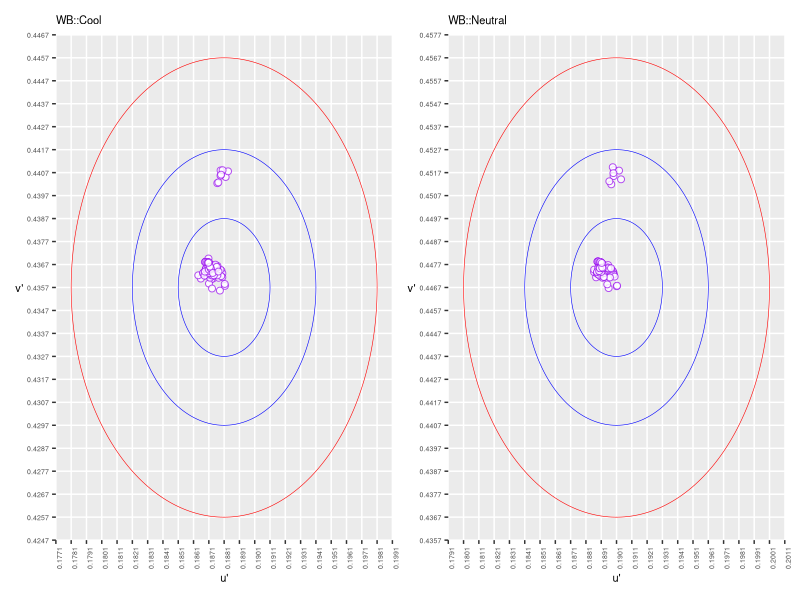
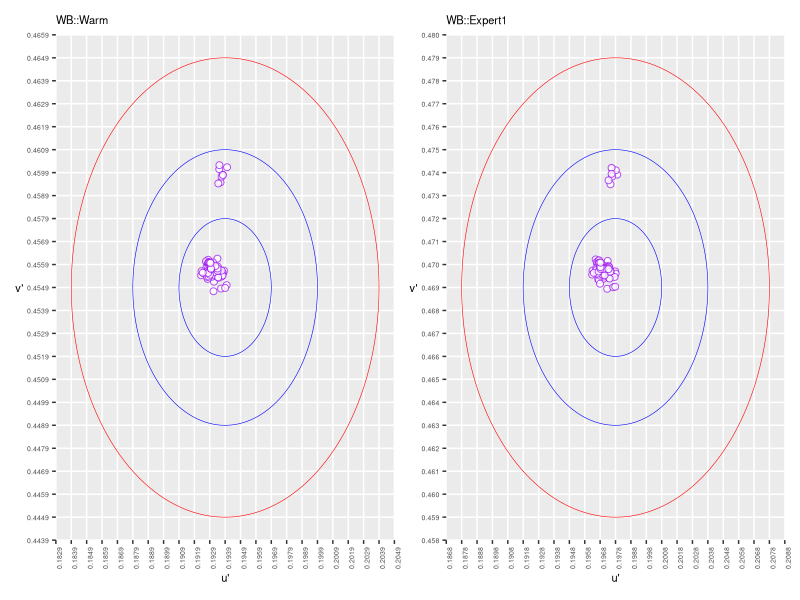
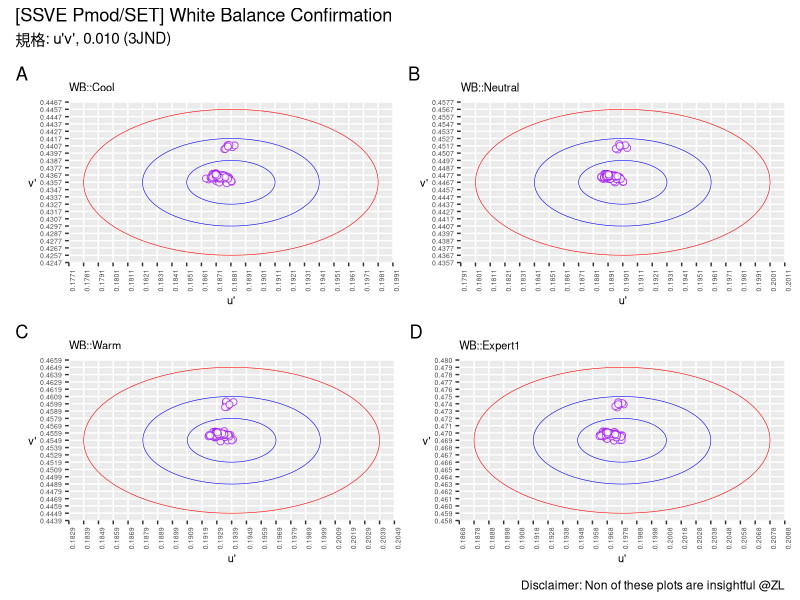
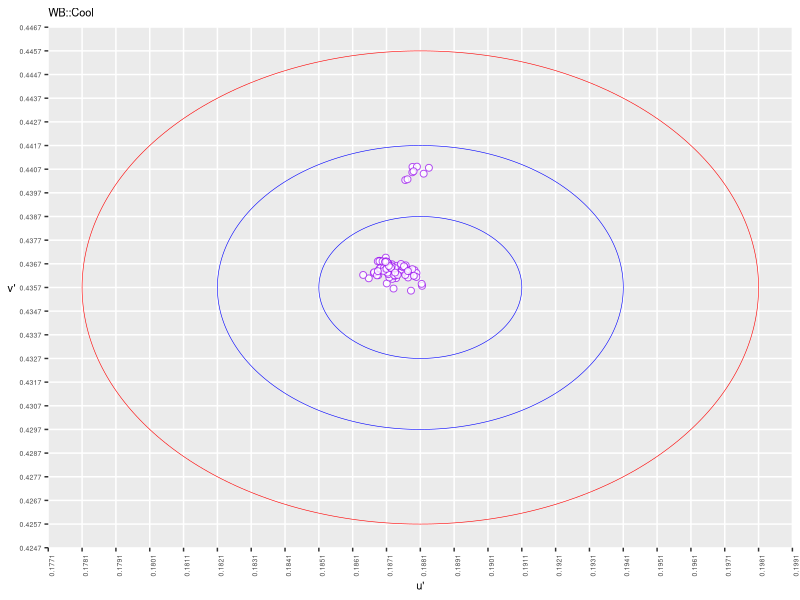
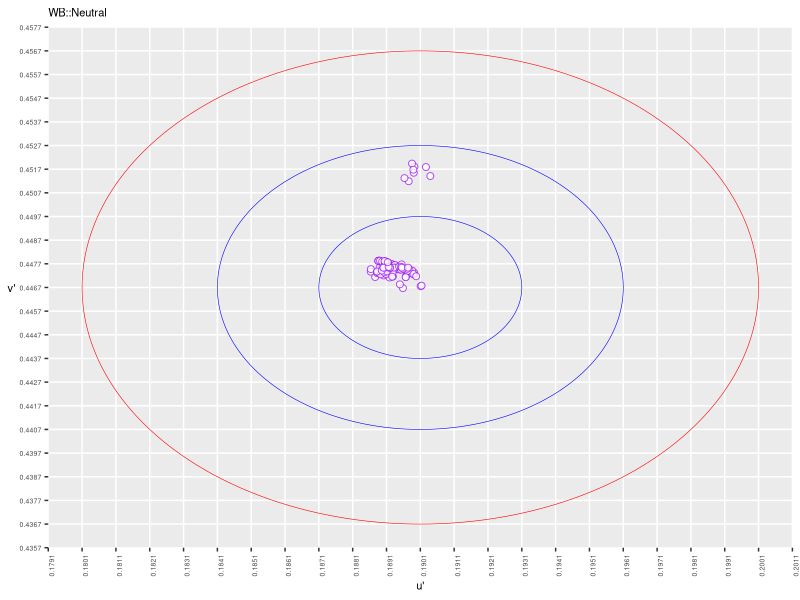
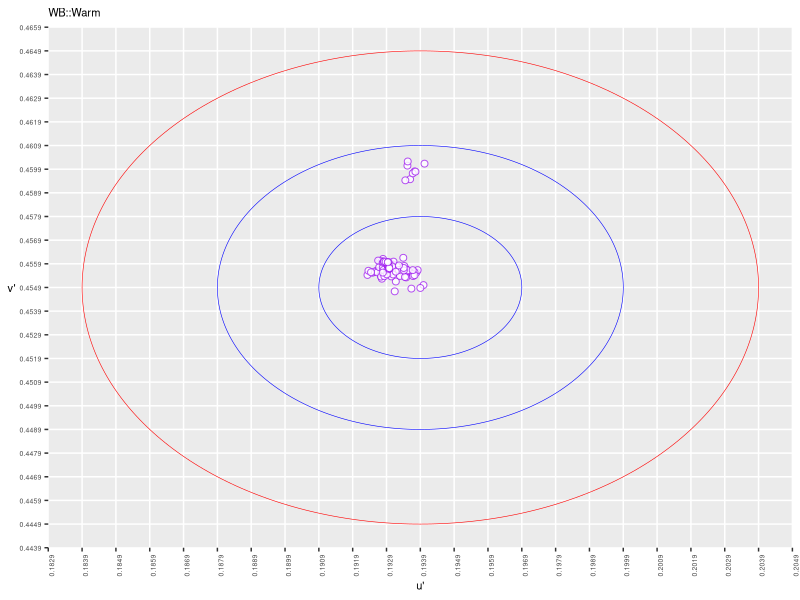
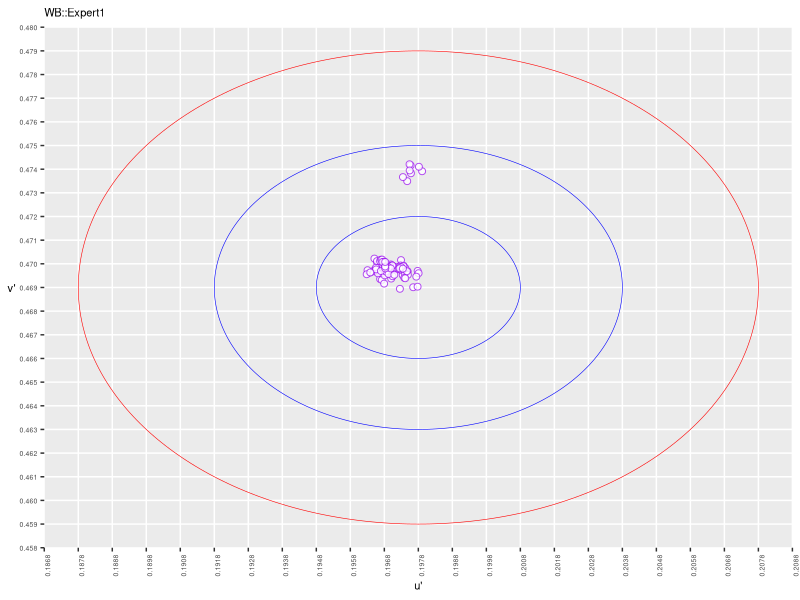
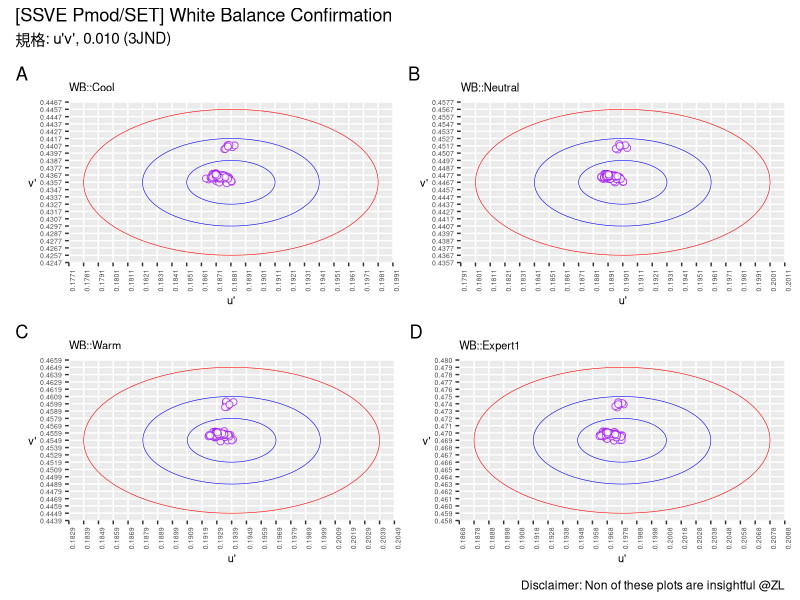

These figures' R source, in order:
### SSVE Pmod White Balance Trial 
### Effectiveness confirmation
### by ZL, 20211222

#require(reticulate)
require(ggplot2)
require(patchwork)
### create clean data
#reticulate::use_python('D:/DevEnv/WPy32-3741/python-3.7.4/python.exe')
#reticulate::install_miniconda()
#reticulate::py_run_file('main.py')

### premise
calc.du <- function(jnd, angle, du.target){
  return(jnd * cos(angle * pi / 180) + du.target)
}

calc.dv <- function(jnd, angle, dv.target){
  return(jnd * sin(angle * pi / 180) + dv.target)
}

jnd.ellips <- function(jnd, cTT.u, cTT.v){
  du <- c()
  dv <- c()
  for(i in 0:360){
    du <- c(du, calc.du(jnd, i, cTT.u))
    dv <- c(dv, calc.dv(jnd, i, cTT.v))
  }
  df <- data.frame(du, dv)
  colnames(df) <- c("du", "dv")
  return(df)
}

cool.jnd1 <- jnd.ellips(0.003, 0.1881, 0.4357)
cool.jnd2 <- jnd.ellips(0.006, 0.1881, 0.4357)
cool.jnd3 <- jnd.ellips(0.010, 0.1881, 0.4357)
cool.breaks.x <- seq(0.1771, 0.1991, 0.001)
cool.breaks.y <- seq(0.4247, 0.4467, 0.001)
cool.minor.x <- seq(0.1771, 0.1991, 0.0002)
cool.minor.y <- seq(0.4247, 0.4467, 0.0002)

neutral.jnd1 <- jnd.ellips(0.003, 0.1901, 0.4467)
neutral.jnd2 <- jnd.ellips(0.006, 0.1901, 0.4467)
neutral.jnd3 <- jnd.ellips(0.010, 0.1901, 0.4467)
neutral.breaks.x <- seq(0.1791, 0.2011, 0.001)
neutral.breaks.y <- seq(0.4357, 0.4577, 0.001)
neutral.minor.x <- seq(0.1791, 0.2011, 0.0002)
neutral.minor.y <- seq(0.4357, 0.4577, 0.0002)

warm.jnd1 <- jnd.ellips(0.003, 0.1939, 0.4549)
warm.jnd2 <- jnd.ellips(0.006, 0.1939, 0.4549)
warm.jnd3 <- jnd.ellips(0.010, 0.1939, 0.4549)
warm.breaks.x <- seq(0.1829, 0.2049, 0.001)
warm.breaks.y <- seq(0.4439, 0.4659, 0.001)
warm.minor.x <- seq(0.1829, 0.2049, 0.0002)
warm.minor.y <- seq(0.4439, 0.4659, 0.0002)

expert1.jnd1 <- jnd.ellips(0.003, 0.1978, 0.469)
expert1.jnd2 <- jnd.ellips(0.006, 0.1978, 0.469)
expert1.jnd3 <- jnd.ellips(0.010, 0.1978, 0.469)
expert1.breaks.x <- seq(0.1868, 0.2088, 0.001)
expert1.breaks.y <- seq(0.4580, 0.4800, 0.001)
expert1.minor.x <- seq(0.1868, 0.2088, 0.0002)
expert1.minor.y <- seq(0.4580, 0.4800, 0.0002)

### read white balance data
df.cool <- read.csv("./data/COOL.csv")
df.neutral <- read.csv("./data/NEUTRAL.csv")
df.warm <- read.csv("./data/WARM.csv")
df.expert1 <- read.csv("./data/EXPERT1.csv")
#View(df)

### plot
plot.wb <- function(df.temp, temp,
                    temp.breaks.x, temp.breaks.y,
                    temp.minor.x, temp.minor.y, 
                    temp.jnd1, temp.jnd2, temp.jnd3) {
  
  p <- ggplot(df.temp) +
    geom_point(aes(x=u,
                   y=v),
               colour="purple",
               shape=21,
               fill='white',
               stroke=.5,
               alpha=.8,
               size=2) +
  #  coord_cartesian(xlim=c(0.1771, 0.1991),
  #                  ylim=c(0.4247, 0.4467)) +
    scale_x_continuous(breaks = temp.breaks.x,
                       minor_breaks = temp.minor.x) +
    scale_y_continuous(breaks = temp.breaks.y,
                       minor_breaks = temp.minor.y) +
    labs(title=gsub(' ', '', paste('WB::', temp)),
         x="u\'",
         y="v\'") +
    theme(plot.title = element_text(size=8),
          #panel.grid.major.x = element_blank(),
          #panel.grid.major.y = element_blank(),
          panel.grid.minor.x = element_blank(),
          panel.grid.minor.y = element_blank(),
          axis.title.x = element_text(size=8),
          axis.title.y = element_text(angle=0, size=8, vjust=0.5),
          axis.text.x = element_text(angle=90, size=5),
          axis.text.y = element_text(size=5)) +
    geom_path(data=temp.jnd1,
               aes(x=du,
                   y=dv),
               size = 0.2,
               color = 'blue'
               ) +
    geom_path(data=temp.jnd2,
               aes(x=du,
                   y=dv),
               size = 0.2,
               color = 'blue'
    ) +
    geom_path(data=temp.jnd3,
               aes(x=du,
                   y=dv),
               size = 0.2,
               color = 'red'
    )
#  dev.print(file = gsub(' ', '',paste('Rplot_', temp, '.png')),
#            device = png,
#            width = 800,
#            height = 800)
  return(p)
}

plot.save <- function(dstPath) {
  ggsave(dstPath,
        width = 10,
        height = 10,
        device = 'tiff',
        dpi = 400)
}

wb.save.cool <- './report/Rplot_A_cool.tiff'
wb.save.neutral <- './report/Rplot_B_neutral.tiff'
wb.save.warm <- './report/Rplot_C_warm.tiff'
wb.save.expert1 <- './report/Rplot_D_expert1.tiff'
wb.save.all <- './report/Rplot_wb.tiff'

### plot WB cool
p1 <- plot.wb(df.cool,
        'Cool',
        cool.breaks.x,
        cool.breaks.y,
        cool.minor.x,
        cool.minor.y, 
        cool.jnd1,
        cool.jnd2,
        cool.jnd3)

plot.save(wb.save.cool)

### plot WB neutral
p2 <- plot.wb(df.neutral,
        'Neutral',
        neutral.breaks.x,
        neutral.breaks.y,
        neutral.minor.x,
        neutral.minor.y, 
        neutral.jnd1,
        neutral.jnd2,
        neutral.jnd3)

plot.save(wb.save.neutral)


### plot WB warm
p3 <- plot.wb(df.warm,
        'Warm',
        warm.breaks.x,
        warm.breaks.y,
        warm.minor.x,
        warm.minor.y, 
        warm.jnd1,
        warm.jnd2,
        warm.jnd3)

plot.save(wb.save.warm)

### plot WB expert1
p4 <- plot.wb(df.expert1,
        'Expert1',
        expert1.breaks.x,
        expert1.breaks.y,
        expert1.minor.x,
        expert1.minor.y, 
        expert1.jnd1,
        expert1.jnd2,
        expert1.jnd3)

plot.save(wb.save.expert1)

### layout 01
p1 + p2
p3 + p4

### layout 02
(p1 | p2) /
  (p3 | p4) +
  plot_annotation(
    title = '[SSVE Pmod/SET] White Balance Confirmation',
    subtitle = '規格: u\'v\', 0.010 (3JND)',
    caption = 'Disclaimer: Non of these plots are insightful @ZL',
    tag_levels = 'A'
  )

plot.save(wb.save.all)
